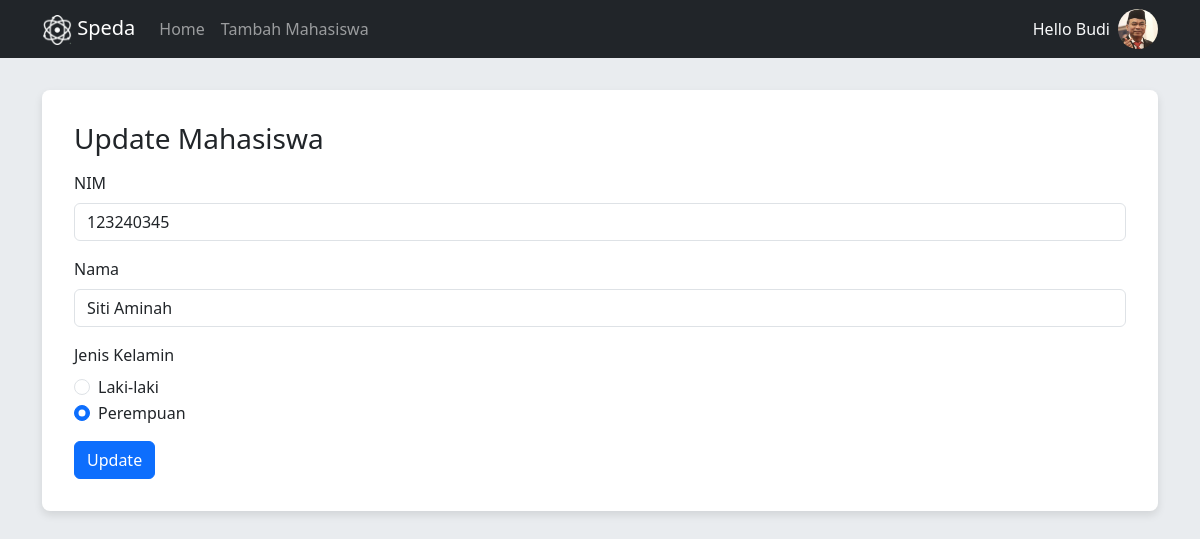
Screenshot of /ubah.php?id=11 with the database file from the repository.
### tables this page shows
CREATE TABLE `mahasiswa` (
  `id` int(11) NOT NULL,
  `nim` varchar(100) NOT NULL,
  `nama` varchar(100) NOT NULL,
  `jenis_kelamin` varchar(100) NOT NULL,
  `created_at` datetime NOT NULL DEFAULT current_timestamp()
);

### ubah.php (the view, shortened to what this page needs)
<?php
include 'config/koneksi.php';
$id = $_GET['id'];
$id = mysqli_real_escape_string($conn, $id);
$query = "SELECT * FROM mahasiswa WHERE id = '$id'";
$result = mysqli_query($conn, $query);
$mahasiswa = mysqli_fetch_assoc($result);
?>
<!DOCTYPE html>
<html lang="en">
<head>
    <link href="https://cdn.jsdelivr.net/npm/bootstrap@5.3.2/dist/css/bootstrap.min.css" rel="stylesheet">
    <link rel="stylesheet" href="css/style.css">
</head>
<body>
    <nav class="navbar navbar-expand-lg navbar-dark bg-dark">
        <div class="container">
            <a class="navbar-brand" href="#">
                <img src="img/logo-speda.png" alt="Speda Logo" style="height: 30px;">
                Speda
            </a>
            <div class="collapse navbar-collapse">
                <ul class="navbar-nav me-auto mb-2 mb-lg-0">
                    <li class="nav-item">
                        <a class="nav-link" href="index.php">Home</a>
                    </li>
                    <li class="nav-item">
                        <a class="nav-link" href="tambah.php">Tambah Mahasiswa</a>
                    </li>
                </ul>
                <div class="d-flex align-items-center">
                    <span class="text-light me-2">Hello Budi</span>
                    <img src="img/logo-user.jpg" alt="User Logo" class="rounded-circle" style="height: 40px; width: 40px;">
                </div>
            </div>
        </div>
    </nav>
    <div class="container">
        <div class="content-panel">
            <h3>Update Mahasiswa</h3>
            <form method="POST" action="logic/logicubah.php" class="mt-3">
                <div class="mb-3">
                    <label for="nim" class="form-label">NIM</label>
                    <input type="text" class="form-control" id="nim" name="nim"
                           value="<?php echo htmlspecialchars($mahasiswa['nim']); ?>" required>
                </div>
                <div class="mb-3">
                    <label for="nama" class="form-label">Nama</label>
                    <input type="text" class="form-control" id="nama" name="nama"
                           value="<?php echo htmlspecialchars($mahasiswa['nama']); ?>" required>
                </div>
                <div class="mb-3">
                    <label class="form-label">Jenis Kelamin</label>
                    <div class="form-check">
                        <input class="form-check-input" type="radio" name="jenis_kelamin"
                               id="laki-laki" value="Laki-laki"
                               <?php echo ($mahasiswa['jenis_kelamin'] == 'Laki-laki') ? 'checked' : ''; ?> required>
                        <label class="form-check-label" for="laki-laki">Laki-laki</label>
                    </div>
                    <div class="form-check">
                        <input class="form-check-input" type="radio" name="jenis_kelamin"
                               id="perempuan" value="Perempuan"
                               <?php echo ($mahasiswa['jenis_kelamin'] == 'Perempuan') ? 'checked' : ''; ?> required>
                        <label class="form-check-label" for="perempuan">Perempuan</label>
                    </div>
                </div>
                <button type="submit" class="btn btn-primary">Update</button>
            </form>
        </div>
    </div>
</body>
</html>

### css/style.css (style rules this page uses)
body { background-color: #e9ecef; }
.content-panel { background-color: white; padding: 2rem; border-radius: 8px; box-shadow: 0 4px 8px rgba(0,0,0,0.1); margin-top: 2rem; }

### rows the page displays
mahasiswa: nim "123240345", nama "Siti Aminah", jenis_kelamin "☐ Laki-laki", jenis_kelamin "☑ Perempuan"
